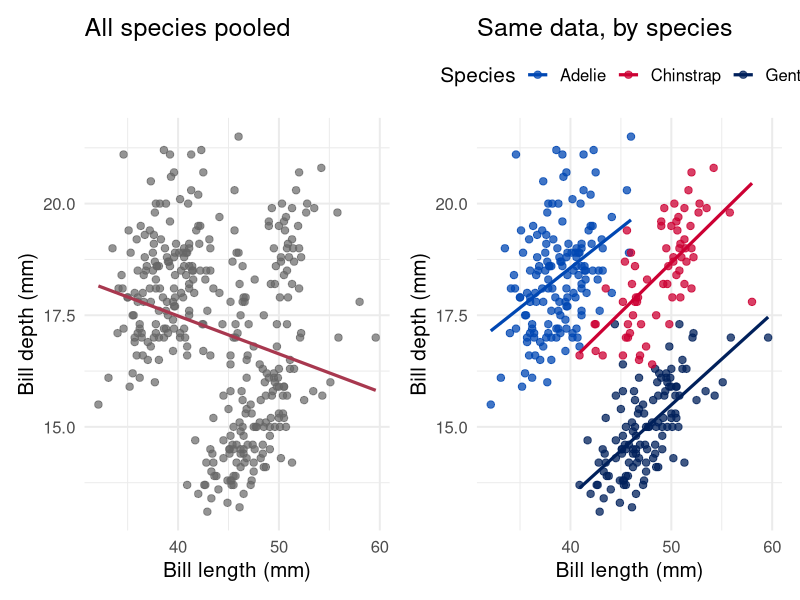

R code for this plot:
## ---- chunk 1
#| label: setup
#| include: false
library(tidyverse)
library(palmerpenguins)
library(patchwork)

penguins2 <- penguins |>
  select(species, bill_length_mm, bill_depth_mm) |>
  drop_na()

overall_mod <- lm(bill_depth_mm ~ bill_length_mm, data = penguins2)
species_mod <- lm(bill_depth_mm ~ bill_length_mm + species, data = penguins2)
# Signed, fixed-precision so the two halves of the headline stat are
# typographically parallel (e.g. "-0.09 -> +0.20", not "-0.09 -> +0.2").
overall_slope <- sprintf("%+.2f", coef(overall_mod)[["bill_length_mm"]])
species_slope <- sprintf("%+.2f", coef(species_mod)[["bill_length_mm"]])
overall_r <- cor(penguins2$bill_length_mm, penguins2$bill_depth_mm)
by_species_r <- penguins2 |>
  group_by(species) |>
  summarize(r = cor(bill_length_mm, bill_depth_mm), n = n())

p_pooled <- ggplot(penguins2, aes(bill_length_mm, bill_depth_mm)) +
  geom_point(size = 2.2, color = "#666666", alpha = 0.7) +
  geom_smooth(method = "lm", formula = y ~ x, se = FALSE,
              color = "#A8384F", linewidth = 1.1) +
  labs(x = "Bill length (mm)", y = "Bill depth (mm)",
       title = "All species pooled") +
  theme_minimal(base_size = 15)

p_species <- ggplot(penguins2, aes(bill_length_mm, bill_depth_mm, color = species)) +
  geom_point(size = 2.2, alpha = 0.75) +
  geom_smooth(method = "lm", formula = y ~ x, se = FALSE, linewidth = 1.1) +
  scale_color_manual(values = c("#0047B3", "#CC0033", "#00205B")) +
  labs(x = "Bill length (mm)", y = "Bill depth (mm)",
       title = "Same data, by species", color = "Species") +
  theme_minimal(base_size = 15) +
  theme(legend.position = "top")

# Rendered once here so both the HTML and print figures draw from the
# same objects.
evidence_plot <- p_pooled | p_species
## ---- chunk 2
#| label: fig-simpson-before-after
#| fig-cap: "Pooling across species (left) suggests bill depth decreases with bill length. Looking within each species (right) shows the opposite: bill depth increases with bill length in every species."
#| echo: false
#| out-width: "20in"
#| fig-width: 14
#| fig-height: 6.5
evidence_plot
## ---- chunk 3
#| label: tbl-by-species-cards
#| tbl-cap: "Within-species correlation between bill length and bill depth is positive for all three species."
#| echo: false
by_species_r |>
  mutate(r = round(r, 2)) |>
  knitr::kable(col.names = c("Species", "Correlation (r)", "n"))
